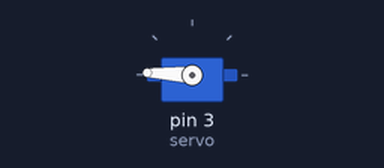
The sketch below on a simulated Arduino Uno, built with avr-gcc and run on an emulated ATmega328P. Shown: servo.

Above: at 0.05 s.
At 0.15 s:
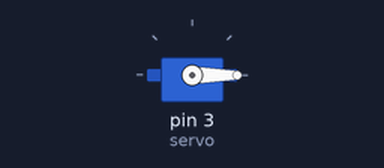
Timing chart, 0 to 3.0 s (numbered marks = the images above):
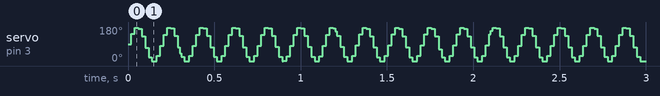

The sketch:

Servo.ino
```cpp
#include <Servo.h>


Servo servo;
int pos = 0;

const int PIN_CDS = A0;
const int PIN_PWM = 3;

void setup() {
  // put your setup code here, to run once:
  servo.attach(3);
}

void loop() {
  // put your main code here, to run repeatedly:
  /*
  for(pos = 0; pos < 180; pos++)
  {
    servo.write(pos);
    delay(15);
  */

  for (pos = 0; pos <= 99999; pos++)
  {
    servo.write((sin(pos * 0.04)) * 90 + 90);
    delay(1);
  }
}
```
